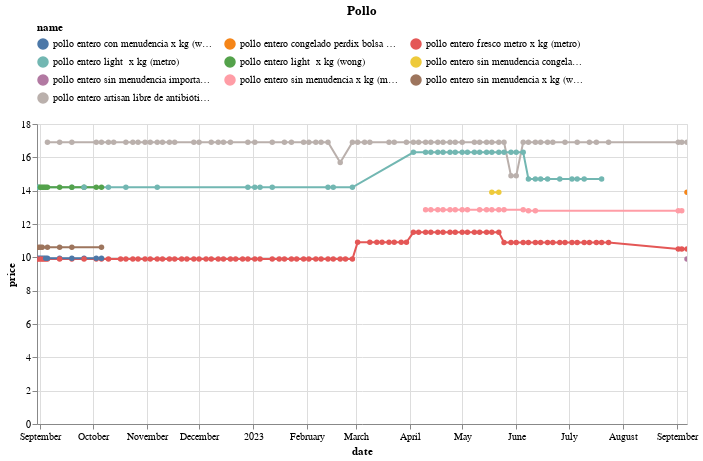

Notebook code for this chart:
### Code cell
(df
 .loc[df.name.isin(names)]
 .pipe(alt.Chart)
 .mark_line(point=True)
 .encode(x='date', y='price', color='name', tooltip=['name','price'])
 .properties(width=650, title='Pollo')
 .interactive()
 .configure_legend(orient='top', columns=3)
)

### Figure 1 — Vega-Lite specification as saved in the notebook (floating-point values rounded to 4 significant figures; data arrays with more than 128 entries replaced by an {"elided": "..."} marker saying what was removed)
{"config": {"view": {"continuousWidth": 300, "continuousHeight": 300}, "legend": {"columns": 3, "orient": "top"}}, "data": {"name": "data-646b908b534bd75e746a2e875c957dec"}, "mark": {"type": "line", "point": true}, "encoding": {"color": {"field": "name", "type": "nominal"}, "tooltip": [{"field": "name", "type": "nominal"}, {"field": "price", "type": "quantitative"}], "x": {"field": "date", "type": "temporal"}, "y": {"field": "price", "type": "quantitative"}}, "params": [{"name": "param_13", "select": {"type": "interval", "encodings": ["x", "y"]}, "bind": "scales"}], "title": "Pollo", "width": 650, "$schema": "https://vega.github.io/schema/vega-lite/v5.14.1.json", "datasets": {"data-646b908b534bd75e746a2e875c957dec": {"elided": "258 records"}}}
